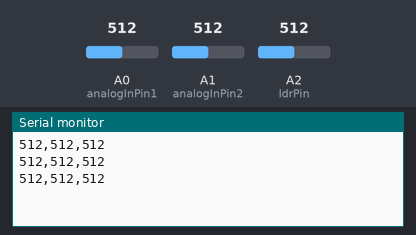
Recording of a sketch running on a simulated Arduino Uno, built with avr-gcc and run on an emulated ATmega328P. Shown: the last lines printed to the serial monitor. The inputs (shaded band) are chosen by the test bench; at power-on: A0 (analogInPin1) = 512, A1 (analogInPin2) = 512, A2 (ldrPin) = 512.

Above: at 1.3 s.
1.4 s: A0 (analogInPin1) set to 716
At 1.9 s:
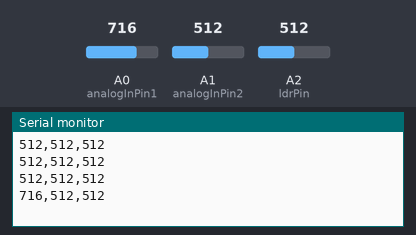
2.9 s: A1 (analogInPin2) set to 716
At 3.4 s:
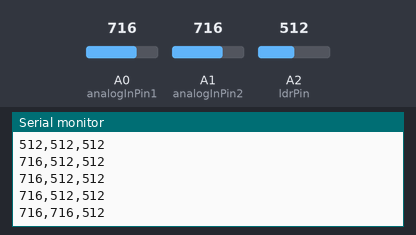
4.4 s: A2 (ldrPin) set to 716
At 4.9 s:
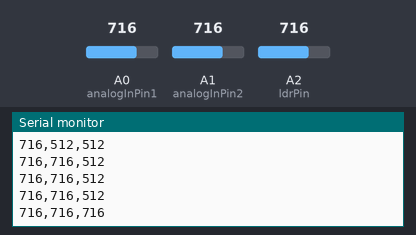
5.9 s: A0 (analogInPin1) set to 900
At 6.4 s:
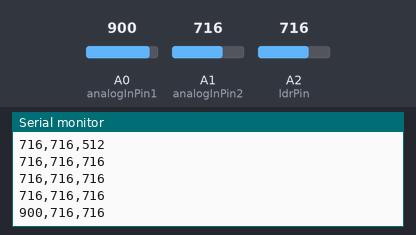
7.4 s: A1 (analogInPin2) set to 900
At 7.9 s:
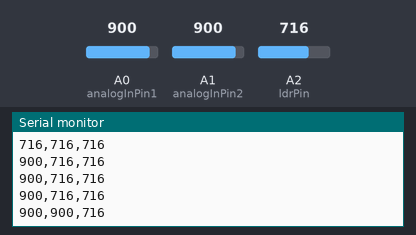
8.9 s: A2 (ldrPin) set to 900
At 9.4 s:
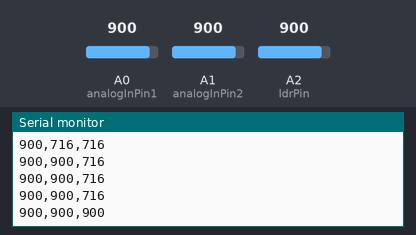
Timing chart, 0 to 11.4 s (numbered marks = the images above; inputs shaded):
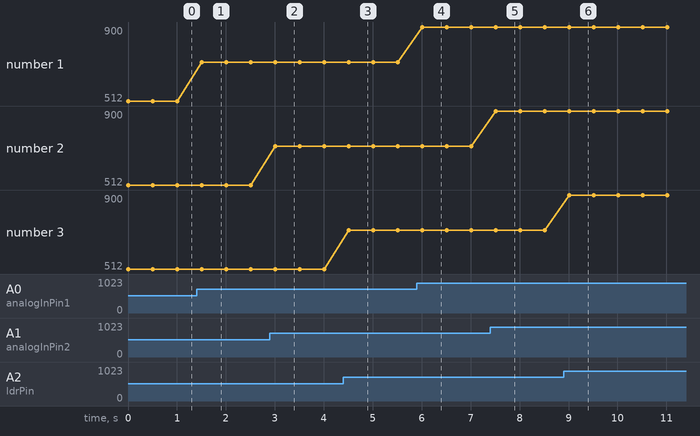

Measured:
- after the input at 1.4 s, the serial monitor: prints a new line after 0.10 s (image 1)
- after the input at 2.9 s, the serial monitor: prints a new line after 0.11 s (image 2)
- after the input at 4.4 s, the serial monitor: prints a new line after 0.11 s (image 3)
- after the input at 5.9 s, the serial monitor: prints a new line after 0.11 s (image 4)
- after the input at 7.4 s, the serial monitor: prints a new line after 0.11 s (image 5)
- after the input at 8.9 s, the serial monitor: prints a new line after 0.12 s (image 6)
- plotted number 1: 512 → 716 after the input at 1.4 s, 716 → 900 after the input at 5.9 s

The sketch:

multipleSensors.ino
```cpp
int sensorValue1 = 0;
int sensorValue2 = 0;
// variable to store the value coming from the sensor
//int sensorPin = A0;    // select the input pin for the sensor

const int analogInPin1 = A0;  // Analog input pin that the potentiometer is attached to
//const int analogOutPin = 9; // Analog output pin that the LED is attached to
const int analogInPin2 = A1;
const int ldrPin = A2;

void setup() {
  // put your setup code here, to run once:

Serial.begin(9600);

 //pinMode(ledPin, OUTPUT);
pinMode(ldrPin, INPUT);


}

void loop() {

  //Serial.println(analogInPin1);

  // read the value from the sensor:
  //sensorValue = analogRead(sensorPin);

  sensorValue1 = analogRead(analogInPin1);
  sensorValue2 = analogRead(analogInPin2);
  int ldrStatus = analogRead(ldrPin);

  //Serial.println(sensorValue1);
  //Serial.print("s1  ");
  Serial.print(sensorValue1);
  Serial.print(",");
  //Serial.print("s2  ");
  Serial.print(sensorValue2);
   Serial.print(",");
   Serial.println(ldrStatus);
  //Serial.println(sensorValue);

delay(500);

}
```
